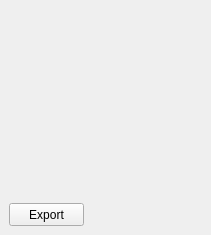
<?xml version="1.0" encoding="UTF-8"?>
<ui version="4.0">
 <class>TucGraph</class>
 <widget class="QWidget" name="TucGraph">
  <property name="geometry">
   <rect>
    <x>0</x>
    <y>0</y>
    <width>211</width>
    <height>235</height>
   </rect>
  </property>
  <property name="mouseTracking">
   <bool>true</bool>
  </property>
  <property name="windowTitle">
   <string>Form</string>
  </property>
  <property name="autoFillBackground">
   <bool>true</bool>
  </property>
  <widget class="TucCustomPlot" name="graphWidget" native="true">
   <property name="geometry">
    <rect>
     <x>9</x>
     <y>9</y>
     <width>193</width>
     <height>188</height>
    </rect>
   </property>
   <property name="mouseTracking">
    <bool>true</bool>
   </property>
  </widget>
  <widget class="QPushButton" name="ExportButton">
   <property name="geometry">
    <rect>
     <x>9</x>
     <y>203</y>
     <width>75</width>
     <height>23</height>
    </rect>
   </property>
   <property name="text">
    <string>Export</string>
   </property>
  </widget>
 </widget>
 <customwidgets>
  <customwidget>
   <class>TucCustomPlot</class>
   <extends>QWidget</extends>
   <header>tuccustomplot.h</header>
   <container>1</container>
  </customwidget>
 </customwidgets>
 <resources/>
 <connections/>
</ui>
